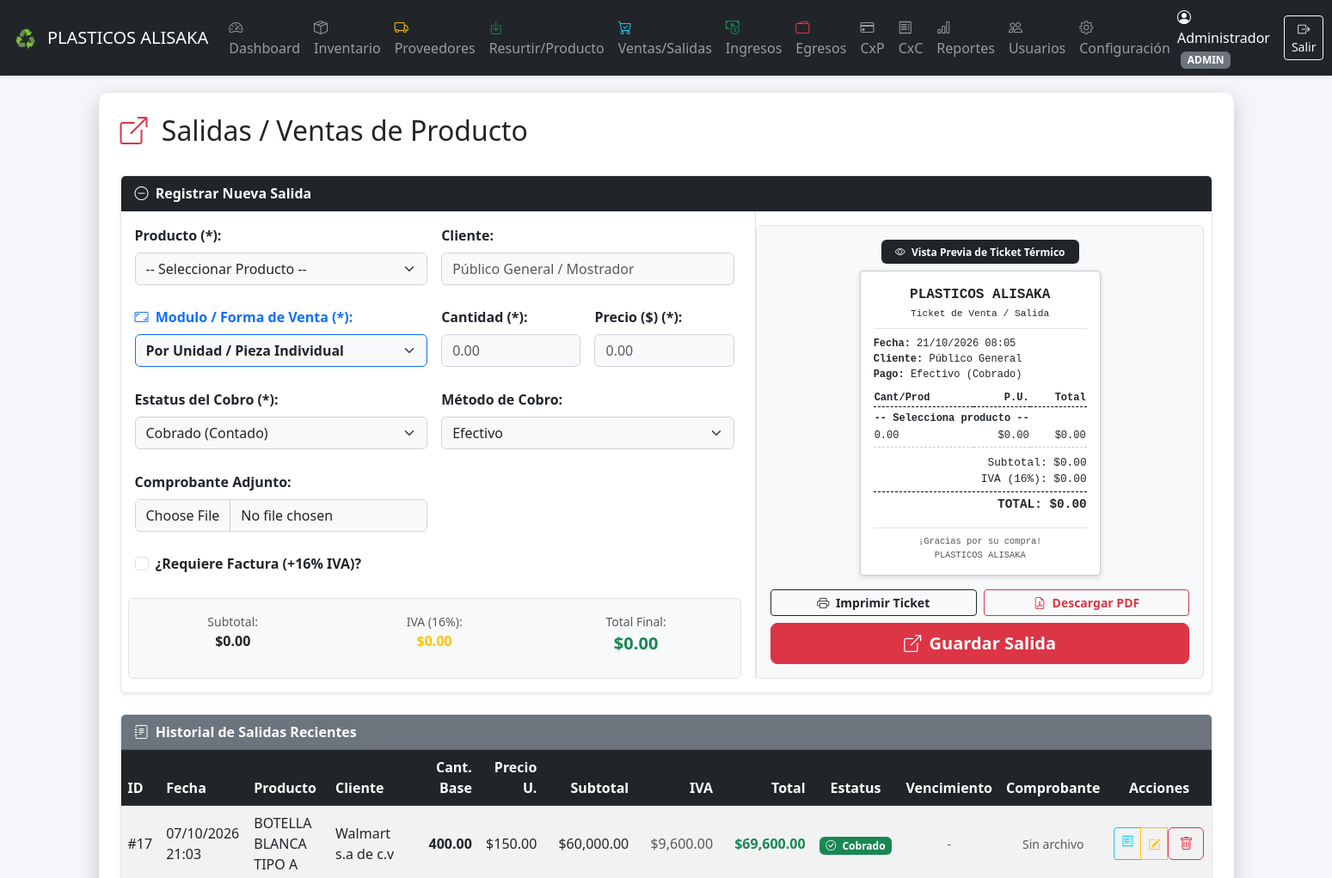
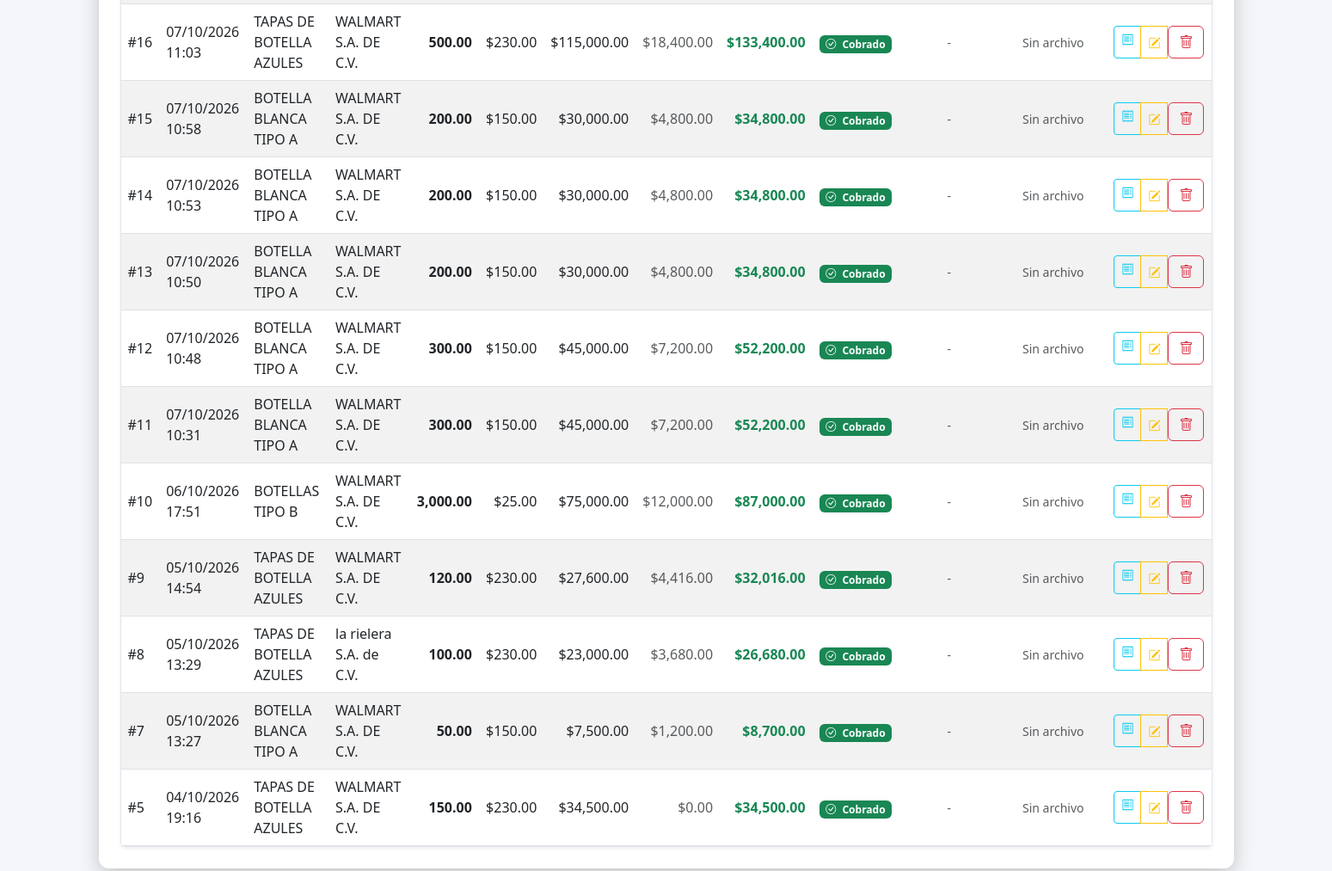
/salidas.php (signed in), run on the app's committed database (2 pictures, top to bottom).
### tables this page shows
CREATE TABLE `configuracion` (
  `id` int NOT NULL AUTO_INCREMENT,
  `nombre_empresa` varchar(150) NOT NULL,
  `logo_url` varchar(255) DEFAULT 'assets/img/default-logo.png',
  `email_notificaciones` varchar(150) NOT NULL,
  `smtp_host` varchar(150) DEFAULT NULL,
  `smtp_port` int DEFAULT NULL,
  `smtp_user` varchar(150) DEFAULT NULL,
  `smtp_pass` varchar(150) DEFAULT NULL,
  `bg_url` varchar(255) DEFAULT '',
  PRIMARY KEY (`id`)
);

CREATE TABLE `detalle_salidas` (
  `id` int NOT NULL AUTO_INCREMENT,
  `salida_id` int NOT NULL,
  `producto_id` int NOT NULL,
  `cantidad` decimal(10,2) NOT NULL,
  `precio_unitario` decimal(10,2) NOT NULL,
  `subtotal` decimal(10,2) NOT NULL,
  PRIMARY KEY (`id`),
  KEY `salida_id` (`salida_id`),
  CONSTRAINT `detalle_salidas_ibfk_1` FOREIGN KEY (`salida_id`) REFERENCES `salidas` (`id`) ON DELETE CASCADE
);

CREATE TABLE `salidas` (
  `id` int NOT NULL AUTO_INCREMENT,
  `usuario_id` int NOT NULL,
  `cliente` varchar(150) DEFAULT 'Público General',
  `total` decimal(10,2) NOT NULL DEFAULT '0.00',
  `fecha` datetime DEFAULT CURRENT_TIMESTAMP,
  `estado_cobro` enum('cobrado','credito') DEFAULT 'cobrado',
  `fecha_vencimiento` date DEFAULT NULL,
  `metodo_cobro` enum('efectivo','transferencia','tarjeta') DEFAULT 'efectivo',
  `requiere_factura` tinyint(1) DEFAULT '0',
  `subtotal` decimal(10,2) DEFAULT '0.00',
  `iva` decimal(10,2) DEFAULT '0.00',
  `factura_url` varchar(255) DEFAULT NULL,
  `tipo_pago` enum('contado','credito') DEFAULT 'contado',
  `metodo_pago` enum('efectivo','transferencia','tarjeta') DEFAULT 'efectivo',
  `con_factura` tinyint(1) DEFAULT '0',
  `monto_total` decimal(10,2) DEFAULT '0.00',
  `fecha_salida` datetime DEFAULT CURRENT_TIMESTAMP,
  PRIMARY KEY (`id`)
);

CREATE TABLE `productos` (
  `id` int NOT NULL AUTO_INCREMENT,
  `codigo` varchar(50) NOT NULL,
  `nombre` varchar(150) NOT NULL,
  `tipo_unidad` varchar(50) NOT NULL DEFAULT 'pieza',
  `unidades_por_empaque` decimal(10,2) NOT NULL DEFAULT '1.00',
  `costo_unitario` decimal(10,2) NOT NULL DEFAULT '0.00',
  `precio_venta` decimal(10,2) NOT NULL DEFAULT '0.00',
  `stock_actual` decimal(10,2) NOT NULL DEFAULT '0.00',
  `stock_minimo` decimal(10,2) NOT NULL DEFAULT '5.00',
  `imagen` varchar(255) DEFAULT 'uploads/productos/default.png',
  `creado_en` timestamp NULL DEFAULT CURRENT_TIMESTAMP,
  `foto_url` varchar(255) DEFAULT '',
  `stock` int NOT NULL DEFAULT '0',
  PRIMARY KEY (`id`),
  UNIQUE KEY `codigo` (`codigo`)
);

### salidas.php (the view, shortened to what the rows shown need)
<?php
require_once 'includes/header.php';
$userRol = $_SESSION['user_rol'] ?? 'usuario';
$puedeEliminar = ($userRol === 'admin');
if (isset($pdo)) {
    $pdo->setAttribute(PDO::ATTR_ERRMODE, PDO::ERRMODE_EXCEPTION);
}
$salidas = [];
try {
    $sqlSalidas = "SELECT s.*, ds.producto_id, ds.cantidad, ds.precio_unitario, p.nombre AS producto_nombre
                   FROM salidas s
                   LEFT JOIN detalle_salidas ds ON s.id = ds.salida_id
                   LEFT JOIN productos p ON ds.producto_id = p.id
                   ORDER BY s.id DESC";
    $stmtSal = $pdo->query($sqlSalidas);
    if ($stmtSal) {
        $salidas = $stmtSal->fetchAll(PDO::FETCH_ASSOC);
    }
} catch (\PDOException $e) {
    $mensajeError = "Error al consultar historial de salidas: " . $e->getMessage();
}
?>
<div class="d-flex justify-content-between align-items-center mb-4">
    <h2><i class="bi bi-box-arrow-up-right text-danger me-2"></i> Salidas / Ventas de Producto</h2>
</div>
<div class="card shadow-sm mb-4">
    <div class="card-body">
        <form method="POST" action="salidas.php" enctype="multipart/form-data" class="row g-3">
            <div class="col-lg-5 d-flex flex-column align-items-center justify-content-between p-3 bg-light rounded border">
                <div id="ticket_preview_container" style="width: 280px; background: #fff; padding: 15px; border: 1px solid #ccc; font-family: 'Courier New', Courier, monospace; font-size: 0.8rem; border-radius: 4px; box-shadow: 0 2px 6px rgba(0,0,0,0.15);">
                    <table style="width: 100%; border-collapse: collapse; font-size: 0.75rem; margin-bottom: 8px;">
                        <thead>
                            <tr style="border-bottom: 1px dashed #000;">
                                <th style="text-align: left;">Cant/Prod</th>
                                <th style="text-align: right;">P.U.</th>
                                <th style="text-align: right;">Total</th>
                            </tr>
                        </thead>
                    </table>
                </div>
            </div>
        </form>
    </div>
</div>
<div class="card shadow-sm">
    <div class="card-body p-0">
        <div class="table-responsive">
            <table class="table table-striped table-hover align-middle mb-0">
                <thead class="table-dark">
                    <tr>
                        <th>ID</th>
                        <th>Fecha</th>
                        <th>Producto</th>
                        <th>Cliente</th>
                        <th class="text-end">Cant. Base</th>
                        <th class="text-end">Precio U.</th>
                        <th class="text-end">Subtotal</th>
                        <th class="text-end">IVA</th>
                        <th class="text-end">Total</th>
                        <th class="text-center">Estatus</th>
                        <th class="text-center">Vencimiento</th>
                        <th class="text-center">Comprobante</th>
                        <th class="text-center">Acciones</th>
                    </tr>
                </thead>
                <tbody>
                    <?php if (empty($salidas)): ?>
                        <tr><td colspan="13" class="text-center py-3 text-muted">No hay registros de salidas aún.</td></tr>
                    <?php else: ?>
                        <?php foreach ($salidas as $s): ?>
                            <?php
                                $fecha = $s['fecha'] ?? $s['fecha_salida'] ?? null;
                                $subtotalMostrar = floatval($s['subtotal'] ?? 0);
                                $ivaMostrar = floatval($s['iva'] ?? 0);
                                $totalMostrar = floatval($s['total'] ?? $s['monto_total'] ?? 0);
                                $metodo = $s['metodo_cobro'] ?? $s['metodo_pago'] ?? 'efectivo';
                                $vencimientoTexto = '-';
                                $badgeVencimiento = 'secondary';
                            ?>
                            <tr>
                                <td>#<?= $s['id'] ?></td>
                                <td><?= $fecha ? date('d/m/Y H:i', strtotime($fecha)) : 'N/A' ?></td>
                                <td><?= htmlspecialchars($s['producto_nombre'] ?? 'Varios / N/A') ?></td>
                                <td><?= htmlspecialchars($s['cliente'] ?? 'Público General') ?></td>
                                <td class="text-end fw-bold"><?= number_format(floatval($s['cantidad'] ?? 0), 2) ?></td>
                                <td class="text-end">$<?= number_format(floatval($s['precio_unitario'] ?? 0), 2) ?></td>
                                <td class="text-end">$<?= number_format($subtotalMostrar, 2) ?></td>
                                <td class="text-end text-muted">$<?= number_format($ivaMostrar, 2) ?></td>
                                <td class="text-end fw-bold text-success">$<?= number_format($totalMostrar, 2) ?></td>
                                <td class="text-center">
                                    <?php if (($s['estado_cobro'] ?? '') === 'cobrado'): ?>
                                        <span class="badge bg-success"><i class="bi bi-check-circle me-1"></i> Cobrado</span>
                                    <?php else: ?>
                                        <span class="badge bg-warning text-dark"><i class="bi bi-clock me-1"></i> Crédito</span>
                                    <?php endif; ?>
                                </td>
                                <td class="text-center">
                                    <?php if ($vencimientoTexto !== '-'): ?>
                                        <span class="badge bg-<?= $badgeVencimiento ?>">
                                            <i class="bi bi-calendar-event me-1"></i><?= $vencimientoTexto ?>
                                        </span>
                                    <?php else: ?>
                                        <span class="text-muted small">-</span>
                                    <?php endif; ?>
                                </td>
                                <td class="text-center">
                                    <?php if (!empty($s['factura_url']) && file_exists(__DIR__ . '/' . $s['factura_url'])): ?>
                                        <a href="<?= htmlspecialchars($s['factura_url']) ?>" target="_blank" class="btn btn-sm btn-outline-primary">
                                            <i class="bi bi-file-earmark-arrow-down"></i> Ver
                                        </a>
                                    <?php else: ?>
                                        <span class="text-muted small">Sin archivo</span>
                                    <?php endif; ?>
                                </td>
                                <td class="text-center">
                                    <div class="btn-group btn-group-sm">
                                        <a href="ticket_salida.php?id=<?= $s['id'] ?>" target="_blank" class="btn btn-outline-info" title="Imprimir Ticket">
                                            <i class="bi bi-receipt"></i>
                                        </a>
                                        <button type="button" class="btn btn-outline-warning"
                                                data-bs-toggle="modal"
                                                data-bs-target="#modalEditarSalida"
                                                data-id="<?= $s['id'] ?>"
                                                data-cliente="<?= htmlspecialchars($s['cliente'] ?? '') ?>"
                                                data-cantidad="<?= $s['cantidad'] ?? 0 ?>"
                                                data-precio="<?= $s['precio_unitario'] ?? 0 ?>"
                                                data-estado="<?= $s['estado_cobro'] ?? 'cobrado' ?>"
                                                data-vencimiento="<?= $s['fecha_vencimiento'] ?? '' ?>"
                                                data-metodo="<?= $metodo ?>"
                                                data-factura="<?= $s['requiere_factura'] ?? ($s['iva'] > 0 ? 1 : 0) ?>"
                                                data-fecha="<?= $fecha ? date('Y-m-d\TH:i', strtotime($fecha)) : '' ?>"
                                                data-producto="<?= htmlspecialchars($s['producto_nombre'] ?? '') ?>">
                                            <i class="bi bi-pencil-square"></i>
                                        </button>
                                        <?php if ($puedeEliminar): ?>
                                            <form method="POST" action="salidas.php" class="d-inline" onsubmit="return confirm('¿Confirmas eliminar esta salida #<?= $s['id'] ?>? Las cantidades vendidas regresarán al inventario.');">
                                                <button type="submit" class="btn btn-outline-danger" title="Eliminar Salida">
                                                    <i class="bi bi-trash"></i>
                                                </button>
                                            </form>
                                        <?php endif; ?>
                                    </div>
                                </td>
                            </tr>
                        <?php endforeach; ?>
                    <?php endif; ?>
                </tbody>
            </table>
        </div>
    </div>
</div>
<?php require_once 'includes/footer.php'; ?>

### includes/header.php (shortened to what the rows shown need)
<?php
$userRol = $_SESSION['user_rol'] ?? 'usuario';
require_once __DIR__ . '/../config/config.php';
?>
<!DOCTYPE html>
<html lang="es">
<head>
    <link href="https://cdn.jsdelivr.net/npm/bootstrap@5.3.0/dist/css/bootstrap.min.css" rel="stylesheet">
    <link href="https://cdn.jsdelivr.net/npm/bootstrap-icons@1.10.0/font/bootstrap-icons.css" rel="stylesheet">
</head>
<body>
<nav class="navbar navbar-expand-lg navbar-dark bg-dark shadow-sm">
  <div class="container-fluid">
    <a class="navbar-brand d-flex align-items-center" href="<?= $userRol === 'cajero' ? 'salidas.php' : ($userRol === 'almacen' ? 'inventario.php' : 'index.php') ?>">
      <?php if (!empty($empresa['logo_url']) && file_exists(__DIR__ . '/../' . $empresa['logo_url'])): ?>
        <img src="<?= htmlspecialchars($empresa['logo_url']) ?>" alt="Logo" style="max-height: 35px;" class="me-2">
      <?php endif; ?>
      <?= htmlspecialchars($empresa['nombre_empresa'] ?? 'ERP System') ?>
    </a>
    <div class="collapse navbar-collapse" id="navbarNav">
      <ul class="navbar-nav me-auto mb-2 mb-lg-0">
      </ul>
      <div class="d-flex align-items-center text-white">
      </div>
    </div>
  </div>
</nav>
<div class="container main-content">

### data on the page
configuracion: logo_url (picture), nombre_empresa "PLASTICOS ALISAKA"
detalle_salidas: salida "17", salida.fecha "07/10/2026 21:03", producto.nombre "BOTELLA BLANCA TIPO A", salida.cliente "Walmart s.a de c.v", cantidad "400.00", precio_unitario "150.00", salida.subtotal "60,000.00", salida.iva "9,600.00", salida.total "69,600.00"
detalle_salidas: salida "16", salida.fecha "07/10/2026 11:03", producto.nombre "TAPAS DE BOTELLA AZULES", salida.cliente "WALMART S.A. DE C.V.", cantidad "500.00", precio_unitario "230.00", salida.subtotal "115,000.00", salida.iva "18,400.00", salida.total "133,400.00"
detalle_salidas: salida "15", salida.fecha "07/10/2026 10:58", producto.nombre "BOTELLA BLANCA TIPO A", salida.cliente "WALMART S.A. DE C.V.", cantidad "200.00", precio_unitario "150.00", salida.subtotal "30,000.00", salida.iva "4,800.00", salida.total "34,800.00"
detalle_salidas: salida "14", salida.fecha "07/10/2026 10:53", producto.nombre "BOTELLA BLANCA TIPO A", salida.cliente "WALMART S.A. DE C.V.", cantidad "200.00", precio_unitario "150.00", salida.subtotal "30,000.00", salida.iva "4,800.00", salida.total "34,800.00"
detalle_salidas: salida "13", salida.fecha "07/10/2026 10:50", producto.nombre "BOTELLA BLANCA TIPO A", salida.cliente "WALMART S.A. DE C.V.", cantidad "200.00", precio_unitario "150.00", salida.subtotal "30,000.00", salida.iva "4,800.00", salida.total "34,800.00"
detalle_salidas: salida "12", salida.fecha "07/10/2026 10:48", producto.nombre "BOTELLA BLANCA TIPO A", salida.cliente "WALMART S.A. DE C.V.", cantidad "300.00", precio_unitario "150.00", salida.subtotal "45,000.00", salida.iva "7,200.00", salida.total "52,200.00"
detalle_salidas: salida "11", salida.fecha "07/10/2026 10:31", producto.nombre "BOTELLA BLANCA TIPO A", salida.cliente "WALMART S.A. DE C.V.", cantidad "300.00", precio_unitario "150.00", salida.subtotal "45,000.00", salida.iva "7,200.00", salida.total "52,200.00"
detalle_salidas: salida "10", salida.fecha "06/10/2026 17:51", producto.nombre "BOTELLAS TIPO B", salida.cliente "WALMART S.A. DE C.V.", cantidad "3,000.00", precio_unitario "25.00", salida.subtotal "75,000.00", salida.iva "12,000.00", salida.total "87,000.00"
detalle_salidas: salida "9", salida.fecha "05/10/2026 14:54", producto.nombre "TAPAS DE BOTELLA AZULES", salida.cliente "WALMART S.A. DE C.V.", cantidad "120.00", precio_unitario "230.00", salida.subtotal "27,600.00", salida.iva "4,416.00", salida.total "32,016.00"
detalle_salidas: salida "8", salida.fecha "05/10/2026 13:29", producto.nombre "TAPAS DE BOTELLA AZULES", salida.cliente "la rielera S.A. de C.V.", cantidad "100.00", precio_unitario "230.00", salida.subtotal "23,000.00", salida.iva "3,680.00", salida.total "26,680.00"
detalle_salidas: salida "7", salida.fecha "05/10/2026 13:27", producto.nombre "BOTELLA BLANCA TIPO A", salida.cliente "WALMART S.A. DE C.V.", cantidad "50.00", precio_unitario "150.00", salida.subtotal "7,500.00", salida.iva "1,200.00", salida.total "8,700.00"
detalle_salidas: salida "5", salida.fecha "04/10/2026 19:16", producto.nombre "TAPAS DE BOTELLA AZULES", salida.cliente "WALMART S.A. DE C.V.", cantidad "150.00", precio_unitario "230.00", salida.subtotal "34,500.00", salida.iva "0.00", salida.total "34,500.00"

### other printed values
$_SESSION['user_nombre'] "Administrador"
$userRol "ADMIN"
